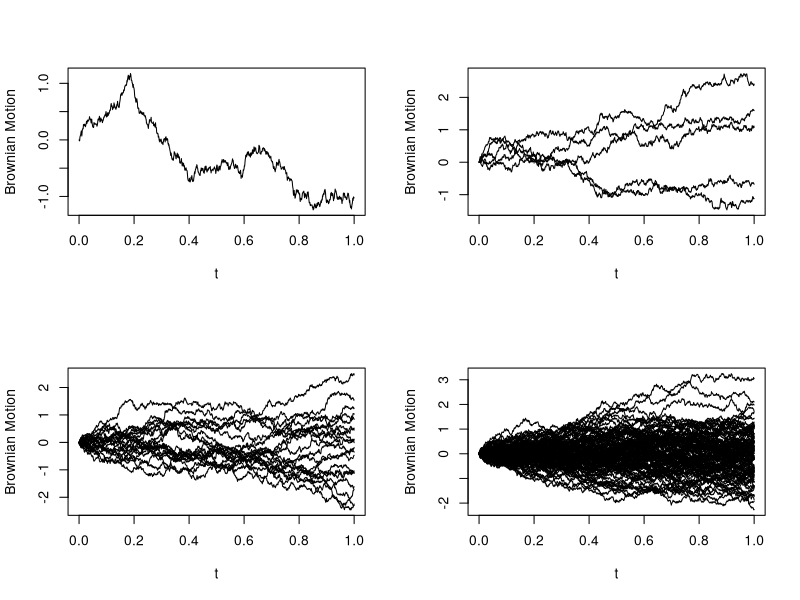
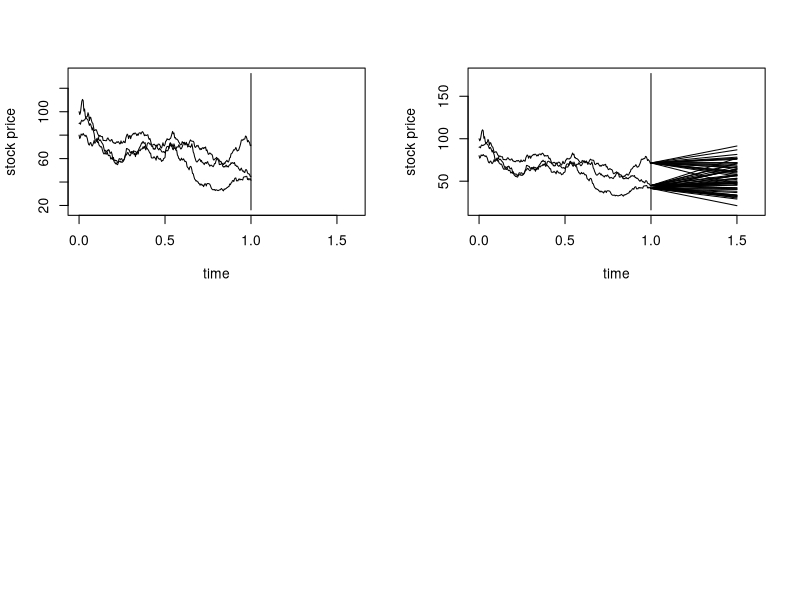

The R script that drew these images, in order:
## ---- chunk 1
knitr::opts_chunk$set(echo = TRUE)
## ---- chunk 2
par(mfrow=c(2,2)) 
BMsim <- function(npaths, nSamples){
  p <- npaths
  N <- nSamples
  y <- matrix(rep(0, (N+1)*p),nrow = N+1)
  t <- (c(0:N))/N
  for (j in 1: p){
    z <- rnorm(N,0,1)
    y[1,j] <- 0
    for (i in 1:N){
      y[i + 1,j] <- (1/sqrt(N))*sum(z[1:i])
    }
  }
  matplot(t, y, type = "l", xlab = "t", ylab = "Brownian Motion", lty = 1, col = 1)
}
BMsim(1,1000)
BMsim(5,1000)
BMsim(20,1000)
BMsim(100,1000)
## ---- chunk 3
#### simulate the historical stock price ####
n <-250;  r<- 0.05; dt <- 1/n;
sigma <- c(0.4,0.3,0.35);
SIGMA <- matrix(c(1,0.3,0.3,0.3,1,0.3,0.3,0.3,1),3,3);
SIGMA <- SIGMA * ( sigma %*% t (sigma) )

S <- matrix(0,3,n+1);
S[,1] <- c(100,90,80);
for (i in 1:n) {
  S[, i+1] <- S[, i] *exp(r*dt+rnorm(3)%*%chol(SIGMA) *sqrt(dt)); 
}
P <- S[1,]+S[2,]+S[3,] ; 
print(P)
returnS <- diff(t(log(S))); 
returnP <- diff(log(P));

cor(returnS) 
A <- var(returnS)/dt
B <- var(returnP)/dt
C <- S[,n+1]

time <-(0:n)/n;
range <-c(min(S)*0.5,max(S)*1.2);

plot(time,S[1,], type = "l",xlim=c(0,1.6), ylim=range, ylab = "stock price") 
lines(time,S[2,], type = "l")
lines(time,S[3,], type = "l")
lines(c(1,1), range,type = "l")

#### cont’d #####
range <- c(min(S)*0.5,max(S)*1.6);
plot(time,S[1,], type = "l",xlim=c(0,1.6), ylim = range, ylab = "stock price") 
lines(time,S[2,], type = "l")
lines(time,S[3,], type = "l")
lines(c(1,1),range,type = "l") 
print(C)


#### simulate scenarios ### 
K <- 250; t <- 0.5;
d1 <- (log(sum(C)/K)+(r+B^2/2)*t)/sqrt(B*t);
d2 <- d1-sqrt(B*t);
sum(C)*pnorm(d1)-K*exp(-r*t)*pnorm(d2);

N <- 20000;
S <- matrix(0,N,3); 
S[,1] <- C[1]; S[,2] <- C[2]; S[,3] <- C[3];

for (i in 1:125){
S <- S*exp(r*dt+matrix(rnorm(3*N) ,N,3)%*%chol(A)*sqrt(dt)) ;
}

P <- S[,1]+S[,2]+S[,3] ;
price <- exp(-r*T)*pmax(P-K,0);
mean(price)

for (i in 1:20) {
lines(c(1,1.5),c(C[1],S[i,1]),type = "l") 
lines(c(1,1.5),c(C[2],S[i,2]),type = "l") 
lines(c(1,1.5),c(C[3],S[i,3]),type = "l") 
}
